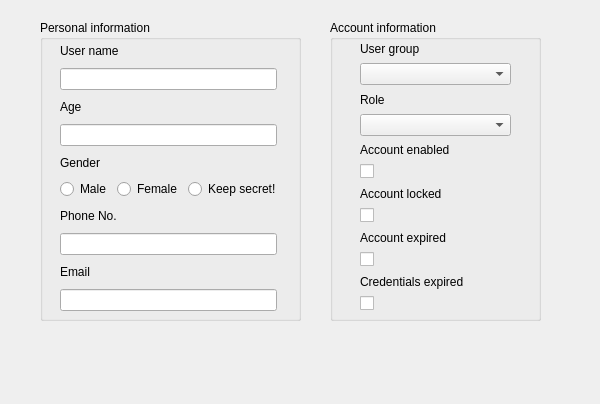
<?xml version="1.0" encoding="UTF-8"?>
<ui version="4.0">
 <class>Form</class>
 <widget class="QWidget" name="Form">
  <property name="geometry">
   <rect>
    <x>0</x>
    <y>0</y>
    <width>600</width>
    <height>404</height>
   </rect>
  </property>
  <property name="windowTitle">
   <string>Form</string>
  </property>
  <widget class="QGroupBox" name="groupBox">
   <property name="geometry">
    <rect>
     <x>40</x>
     <y>20</y>
     <width>261</width>
     <height>301</height>
    </rect>
   </property>
   <property name="title">
    <string>Personal information</string>
   </property>
   <widget class="QWidget" name="verticalLayoutWidget">
    <property name="geometry">
     <rect>
      <x>20</x>
      <y>20</y>
      <width>217</width>
      <height>271</height>
     </rect>
    </property>
    <layout class="QVBoxLayout" name="verticalLayout">
     <item>
      <widget class="QLabel" name="label">
       <property name="text">
        <string>User name</string>
       </property>
      </widget>
     </item>
     <item>
      <widget class="QLineEdit" name="lineEdit"/>
     </item>
     <item>
      <widget class="QLabel" name="label_2">
       <property name="text">
        <string>Age</string>
       </property>
      </widget>
     </item>
     <item>
      <widget class="QLineEdit" name="lineEdit_2"/>
     </item>
     <item>
      <widget class="QLabel" name="label_3">
       <property name="text">
        <string>Gender</string>
       </property>
      </widget>
     </item>
     <item>
      <layout class="QHBoxLayout" name="horizontalLayout">
       <item>
        <widget class="QRadioButton" name="radioButton">
         <property name="text">
          <string>Male</string>
         </property>
        </widget>
       </item>
       <item>
        <widget class="QRadioButton" name="radioButton_2">
         <property name="text">
          <string>Female</string>
         </property>
        </widget>
       </item>
       <item>
        <widget class="QRadioButton" name="radioButton_3">
         <property name="text">
          <string>Keep secret!</string>
         </property>
        </widget>
       </item>
      </layout>
     </item>
     <item>
      <widget class="QLabel" name="label_4">
       <property name="text">
        <string>Phone No.</string>
       </property>
      </widget>
     </item>
     <item>
      <widget class="QLineEdit" name="lineEdit_4"/>
     </item>
     <item>
      <widget class="QLabel" name="label_5">
       <property name="text">
        <string>Email</string>
       </property>
      </widget>
     </item>
     <item>
      <widget class="QLineEdit" name="lineEdit_5"/>
     </item>
    </layout>
   </widget>
  </widget>
  <widget class="QGroupBox" name="groupBox_2">
   <property name="geometry">
    <rect>
     <x>330</x>
     <y>20</y>
     <width>211</width>
     <height>301</height>
    </rect>
   </property>
   <property name="title">
    <string>Account information</string>
   </property>
   <widget class="QWidget" name="verticalLayoutWidget_2">
    <property name="geometry">
     <rect>
      <x>30</x>
      <y>20</y>
      <width>151</width>
      <height>271</height>
     </rect>
    </property>
    <layout class="QVBoxLayout" name="verticalLayout_2">
     <item>
      <widget class="QLabel" name="label_6">
       <property name="text">
        <string>User group</string>
       </property>
      </widget>
     </item>
     <item>
      <widget class="QComboBox" name="comboBox"/>
     </item>
     <item>
      <widget class="QLabel" name="label_7">
       <property name="text">
        <string>Role</string>
       </property>
      </widget>
     </item>
     <item>
      <widget class="QComboBox" name="comboBox_2"/>
     </item>
     <item>
      <widget class="QLabel" name="label_8">
       <property name="text">
        <string>Account enabled</string>
       </property>
      </widget>
     </item>
     <item>
      <widget class="QCheckBox" name="checkBox">
       <property name="text">
        <string/>
       </property>
      </widget>
     </item>
     <item>
      <widget class="QLabel" name="label_10">
       <property name="text">
        <string>Account locked</string>
       </property>
      </widget>
     </item>
     <item>
      <widget class="QCheckBox" name="checkBox_3">
       <property name="text">
        <string/>
       </property>
      </widget>
     </item>
     <item>
      <widget class="QLabel" name="label_11">
       <property name="text">
        <string>Account expired</string>
       </property>
      </widget>
     </item>
     <item>
      <widget class="QCheckBox" name="checkBox_4">
       <property name="text">
        <string/>
       </property>
      </widget>
     </item>
     <item>
      <widget class="QLabel" name="label_9">
       <property name="text">
        <string>Credentials expired</string>
       </property>
      </widget>
     </item>
     <item>
      <widget class="QCheckBox" name="checkBox_2">
       <property name="text">
        <string/>
       </property>
      </widget>
     </item>
    </layout>
   </widget>
  </widget>
 </widget>
 <tabstops>
  <tabstop>lineEdit</tabstop>
  <tabstop>lineEdit_2</tabstop>
  <tabstop>radioButton</tabstop>
  <tabstop>radioButton_2</tabstop>
  <tabstop>radioButton_3</tabstop>
  <tabstop>lineEdit_4</tabstop>
  <tabstop>lineEdit_5</tabstop>
  <tabstop>comboBox</tabstop>
  <tabstop>comboBox_2</tabstop>
  <tabstop>checkBox</tabstop>
  <tabstop>checkBox_3</tabstop>
  <tabstop>checkBox_4</tabstop>
  <tabstop>checkBox_2</tabstop>
 </tabstops>
 <resources/>
 <connections/>
</ui>
